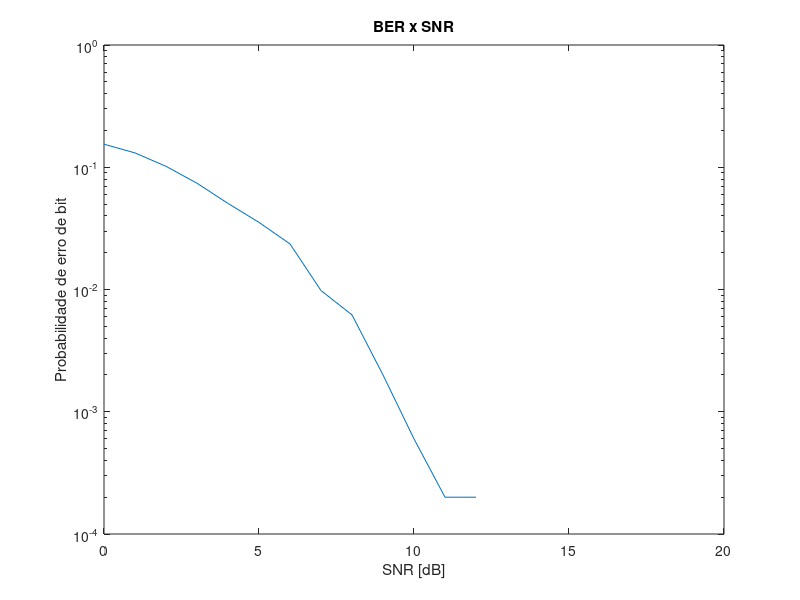
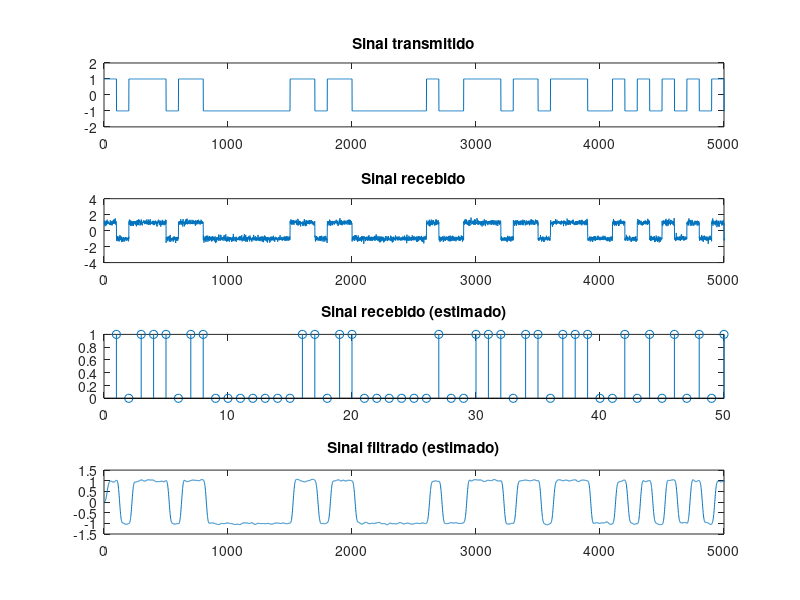

Write the MATLAB code that produced these figures, in order.
close all;
clear all;
clc;

N = 100;            % Fator de superamostragem, número de amostras por simbolo
M = 2;              % Número de níves de transmissão
l = log2(M);        % Quantidade de bits por nível de transmissão

t_final = 5;        % tempo em segundos
Rb = 1e3;           % taxa de transmissão
Rs = log2(M)/Rb;    % taxa de transmissão de símbolos

fa = Rb*N;          % Frequência de amostragem
t = [0:(1/fa):t_final];

A = 1;              % Amplitude máxima
dist_nivel = A*2;   % Distância entre níveis
num_simb = 5000;

SNR_min = 0;
SNR_max = 15;
SNR_vec = [SNR_min:SNR_max];

limiar = 0;

info_bin = randi([0 1], 1, num_simb*l);
info_bin = reshape(info_bin, l, num_simb)';

info = bi2de(info_bin, 'left-msb')*dist_nivel-A;

info_up = upsample(info, N); % Adiciona N-1 amostras entre cada amostras de info
filtro = ones(1,N);
info_tx = filter(filtro, 1, info_up); % O filtro define o formato do sinal

filtro_rx = fir1(50, (2*Rb)/fa);

for SNR = SNR_min:SNR_max
    info_rx = awgn(info_tx, SNR, 'measured'); % Gera o ruído branco em função da variância SNR
    info_hat = info_rx(N/2 : N : end) > limiar; % Infomarção estimada
    info_hat2 = filter(filtro_rx, 1, info_rx);
   
    num_erros(SNR + 1) = sum(xor(info_bin, info_hat));
    taxa_erro(SNR + 1) = num_erros(SNR + 1)/length(info_bin);
end


figure,
semilogy(SNR_vec, taxa_erro);hold on
title('BER x SNR')
xlabel('SNR [dB]')
ylabel('Probabilidade de erro de bit')

figure,
subplot(411)
plot(info_tx)
xlim([0 num_simb])
ylim([-2 2])
title('Sinal transmitido')

subplot(412)
plot(info_rx)
xlim([0 num_simb])
ylim([-4 4])
title('Sinal recebido')

subplot(413)
stem(info_hat)
xlim([0 num_simb/N])
title('Sinal recebido (estimado)')

subplot(414)
plot(info_hat2)
xlim([0 num_simb])
title('Sinal filtrado (estimado)')